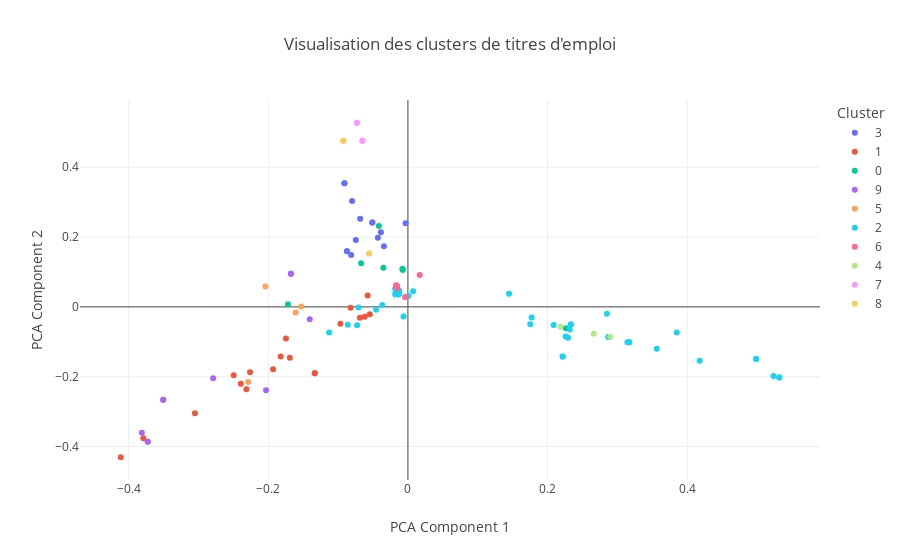

The notebook cell saved with this chart:
### Code cell
import pandas as pd
from sklearn.feature_extraction.text import TfidfVectorizer
from sklearn.cluster import KMeans
from sklearn.decomposition import PCA
import matplotlib.pyplot as plt
from sklearn.feature_extraction.text import TfidfVectorizer
from nltk.corpus import stopwords
import nltk

#Typologie des offres
# Sélectionner uniquement les publications d'offre
df_temp = df_selected_year.loc[
    df_selected_year["Libellé Événement"] == "Publication offre d'emploi"
]

# Sélectionner les colonnes d'intérêt
df_temp = df_temp[["Code Opérateur", "Id Offre", "Date Événement", "Titre Offre"]]

# Tout passer en minuscule
df_temp["Titre Offre"] = df_temp["Titre Offre"].str.lower()

# Supprimer les mentions H/F, F/H, H/F et (H/F) dans le titre de l'offre
df_temp["Titre Offre"] = df_temp["Titre Offre"].str.replace(r"\s*\(H/F\)|\s*H/F|\s*\(F/H\)|\s*F/H", "", regex=True, case=False)

# Supprimer les mentions .e dans le titre de l'offre
df_temp["Titre Offre"] = df_temp["Titre Offre"].str.replace(r"\s*\.e", "", regex=True, case=False)

# Remplacer é par e
df_temp["Titre Offre"] = df_temp["Titre Offre"].str.replace(r"\s*é", "e", regex=True, case=False)


nltk.download('stopwords')
french_stop_words = stopwords.words('french')

vectorizer = TfidfVectorizer(stop_words=french_stop_words)
X = vectorizer.fit_transform(df_temp['Titre Offre'])

# Application de K-means pour le clustering
num_clusters = 10  # Vous pouvez ajuster le nombre de clusters
kmeans = KMeans(n_clusters=num_clusters, random_state=42)
df_temp['Cluster'] = kmeans.fit_predict(X)

# Réduction de dimensionnalité pour visualisation
pca = PCA(n_components=2)
X_pca = pca.fit_transform(X.toarray())

# Visualisation des clusters avec Plotly
import plotly.express as px

fig = px.scatter(
    x=X_pca[:, 0],
    y=X_pca[:, 1],
    color=df_temp['Cluster'].astype(str),
    labels={'x': 'PCA Component 1', 'y': 'PCA Component 2', 'color': 'Cluster'},
    title="Visualisation des clusters de titres d'emploi",
    color_discrete_sequence=px.colors.qualitative.Plotly  # Use a predefined color set
)
fig.show()

# Affichage des premières lignes avec les clusters
print(df_temp.head())

# Sauvegarde du fichier mis à jour
df_temp.to_excel('bricolage2_clustered.xlsx', index=False)

### Figure 1 — Plotly figure (JSON) as saved in the notebook; plotly's stock layout.template omitted (floating-point values rounded to 4 significant figures)
{"data": [{"hovertemplate": "Cluster=3<br>PCA Component 1=%{x}<br>PCA Component 2=%{y}<extra></extra>", "legendgroup": "3", "marker": {"color": "#636EFA", "symbol": "circle"}, "mode": "markers", "name": "3", "orientation": "v", "showlegend": true, "type": "scatter", "x": [-0.05101, -0.06843, -0.05101, -0.003368, -0.043, -0.08731, -0.08731, -0.07993, -0.0813, -0.09094, -0.0344, -0.07468, -0.09094, -0.03866], "xaxis": "x", "y": [0.2412, 0.2521, 0.2412, 0.2394, 0.1982, 0.1596, 0.1596, 0.3033, 0.1482, 0.3543, 0.1733, 0.1914, 0.3543, 0.2138], "yaxis": "y"}, {"hovertemplate": "Cluster=1<br>PCA Component 1=%{x}<br>PCA Component 2=%{y}<extra></extra>", "legendgroup": "1", "marker": {"color": "#EF553B", "symbol": "circle"}, "mode": "markers", "name": "1", "orientation": "v", "showlegend": true, "type": "scatter", "x": [-0.06183, -0.4114, -0.05462, -0.1748, -0.3051, -0.2496, -0.09664, -0.1822, -0.08212, -0.1334, -0.1692, -0.1931, -0.1334, -0.2261, -0.2394, -0.2313, -0.3789, -0.05769, -0.06877], "xaxis": "x", "y": [-0.02845, -0.4306, -0.02122, -0.09084, -0.3047, -0.1961, -0.04861, -0.1419, -0.0026, -0.1901, -0.1461, -0.1786, -0.1901, -0.1872, -0.2202, -0.2359, -0.3763, 0.03256, -0.03093], "yaxis": "y"}, {"hovertemplate": "Cluster=0<br>PCA Component 1=%{x}<br>PCA Component 2=%{y}<extra></extra>", "legendgroup": "0", "marker": {"color": "#00CC96", "symbol": "circle"}, "mode": "markers", "name": "0", "orientation": "v", "showlegend": true, "type": "scatter", "x": [-0.04159, 0.2261, -0.03518, -0.007543, -0.007543, -0.1717, -0.067, -0.007732], "xaxis": "x", "y": [0.2315, -0.06152, 0.1119, 0.1065, 0.1065, 0.007507, 0.1246, 0.1092], "yaxis": "y"}, {"hovertemplate": "Cluster=9<br>PCA Component 1=%{x}<br>PCA Component 2=%{y}<extra></extra>", "legendgroup": "9", "marker": {"color": "#AB63FA", "symbol": "circle"}, "mode": "markers", "name": "9", "orientation": "v", "showlegend": true, "type": "scatter", "x": [-0.2032, -0.3811, -0.1676, -0.3727, -0.3506, -0.2791, -0.3506, -0.1676, -0.1406, -0.3727], "xaxis": "x", "y": [-0.2388, -0.3602, 0.09448, -0.3865, -0.2657, -0.2046, -0.2657, 0.09448, -0.0352, -0.3865], "yaxis": "y"}, {"hovertemplate": "Cluster=5<br>PCA Component 1=%{x}<br>PCA Component 2=%{y}<extra></extra>", "legendgroup": "5", "marker": {"color": "#FFA15A", "symbol": "circle"}, "mode": "markers", "name": "5", "orientation": "v", "showlegend": true, "type": "scatter", "x": [-0.1527, -0.2289, -0.1607, -0.2042], "xaxis": "x", "y": [0.001002, -0.2149, -0.0162, 0.05823], "yaxis": "y"}, {"hovertemplate": "Cluster=2<br>PCA Component 1=%{x}<br>PCA Component 2=%{y}<extra></extra>", "legendgroup": "2", "marker": {"color": "#19D3F3", "symbol": "circle"}, "mode": "markers", "name": "2", "orientation": "v", "showlegend": true, "type": "scatter", "x": [0.1773, 0.3144, -0.07273, -0.08618, -0.0182, 0.1448, 0.2088, -0.1128, -0.01353, 0.2293, 0.285, 0.226, -0.01353, 0.1753, -0.006268, 0.0006025, -0.04567, -0.01768, 0.2334, 0.4179, -0.01353, 0.317, 0.2875, 0.5319, 0.2217, -0.01733, 0.2875, 0.4989, 0.4989, -0.01768, -0.01768, 0.317, 0.2875, 0.5319, 0.2875, 0.2334, 0.2217, -0.01747, 0.2317, 0.5237, 0.3851, 0.007375, -0.01732, -0.01227, -0.01353, -0.07062, -0.01353, -0.01353, -0.03678, 0.3564, -0.01768], "xaxis": "x", "y": [-0.0302, -0.1015, -0.05285, -0.05117, 0.03515, 0.03753, -0.05209, -0.07364, 0.03629, -0.08868, -0.01975, -0.08501, 0.03629, -0.04956, -0.02792, 0.03123, -0.008592, 0.05186, -0.05079, -0.1546, 0.03629, -0.101, -0.08606, -0.2022, -0.142, 0.04288, -0.08606, -0.1496, -0.1496, 0.05186, 0.05186, -0.101, -0.08606, -0.2022, -0.08606, -0.05079, -0.142, 0.04213, -0.0649, -0.1979, -0.07327, 0.04472, 0.05188, 0.04608, 0.03629, -0.001651, 0.03629, 0.03629, 0.005131, -0.1202, 0.05186], "yaxis": "y"}, {"hovertemplate": "Cluster=6<br>PCA Component 1=%{x}<br>PCA Component 2=%{y}<extra></extra>", "legendgroup": "6", "marker": {"color": "#FF6692", "symbol": "circle"}, "mode": "markers", "name": "6", "orientation": "v", "showlegend": true, "type": "scatter", "x": [-0.003716, -0.01695, -0.01554, -0.01515, -0.01683, 0.01687, -0.003716], "xaxis": "x", "y": [0.02822, 0.0619, 0.05962, 0.05334, 0.06033, 0.09142, 0.02822], "yaxis": "y"}, {"hovertemplate": "Cluster=4<br>PCA Component 1=%{x}<br>PCA Component 2=%{y}<extra></extra>", "legendgroup": "4", "marker": {"color": "#B6E880", "symbol": "circle"}, "mode": "markers", "name": "4", "orientation": "v", "showlegend": true, "type": "scatter", "x": [0.2661, 0.2184, 0.2898], "xaxis": "x", "y": [-0.07706, -0.05721, -0.08541], "yaxis": "y"}, {"hovertemplate": "Cluster=7<br>PCA Component 1=%{x}<br>PCA Component 2=%{y}<extra></extra>", "legendgroup": "7", "marker": {"color": "#FF97FF", "symbol": "circle"}, "mode": "markers", "name": "7", "orientation": "v", "showlegend": true, "type": "scatter", "x": [-0.0652, -0.07311, -0.0652, -0.07311], "xaxis": "x", "y": [0.476, 0.5272, 0.476, 0.5272], "yaxis": "y"}, {"hovertemplate": "Cluster=8<br>PCA Component 1=%{x}<br>PCA Component 2=%{y}<extra></extra>", "legendgroup": "8", "marker": {"color": "#FECB52", "symbol": "circle"}, "mode": "markers", "name": "8", "orientation": "v", "showlegend": true, "type": "scatter", "x": [-0.05555, -0.09243, -0.09243], "xaxis": "x", "y": [0.1532, 0.4759, 0.4759], "yaxis": "y"}], "layout": {"legend": {"title": {"text": "Cluster"}, "tracegroupgap": 0}, "title": {"text": "Visualisation des clusters de titres d'emploi"}, "xaxis": {"anchor": "y", "domain": [0, 1], "title": {"text": "PCA Component 1"}}, "yaxis": {"anchor": "x", "domain": [0, 1], "title": {"text": "PCA Component 2"}}}}
